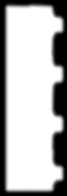
#> input picture Current working version (tortoiseSVN)/depot.svn/Library/1/mask/side.png, 67 x 196 px
$ python -i image_processing.py   (imports and definitions only)   (older library calls are emulated)
#> lines starting #> are read from the running program, lines starting #| are printed output that depends on the picture; after the words box and inside, x2 and y2 are one past the last pixel; in counts of white or black regions, pixels touching at a corner belong together
import numpy as np
import cv2
import glob
import math
import os


def template_matching(src, src_mask, template, template_mask):
    template_res = cv2.resize(template, (src.shape[1], src.shape[0]), interpolation=cv2.INTER_CUBIC)
    src_norm = cv2.normalize(src, None, alpha=0, beta=1, norm_type=cv2.NORM_MINMAX, dtype=cv2.CV_32F)
    template_res_norm = cv2.normalize(template_res, None, alpha=0, beta=1, norm_type=cv2.NORM_MINMAX, dtype=cv2.CV_32F) #todo Make it work with a mask
    template_mask_res = cv2.resize(template_mask, (src_mask.shape[1], src_mask.shape[0]), interpolation=cv2.INTER_CUBIC) #todo Make it work with a mask
    res_src = cv2.matchTemplate(src_norm, template_res_norm, cv2.TM_SQDIFF_NORMED)
    res_mask = cv2.matchTemplate(src_mask, template_mask_res, cv2.TM_SQDIFF_NORMED)

    return res_src[0, 0] + 5*res_mask[0, 0]

def rotate_image(mat, angle):
    """
    Rotates an image (angle in degrees) and expands image to avoid cropping
    """
    height, width = mat.shape[:2] # image shape has 3 dimensions
    image_center = (width/2, height/2) # getRotationMatrix2D needs coordinates in reverse order (width, height) compared to shape

    rotation_mat = cv2.getRotationMatrix2D(image_center, angle, 1.)

    # rotation calculates the cos and sin, taking absolutes of those.
    abs_cos = abs(rotation_mat[0,0])
    abs_sin = abs(rotation_mat[0,1])

    # find the new width and height bounds
    bound_w = int(height * abs_sin + width * abs_cos)
    bound_h = int(height * abs_cos + width * abs_sin)

    # subtract old image center (bringing image back to origo) and adding the new image center coordinates
    rotation_mat[0, 2] += bound_w/2 - image_center[0]
    rotation_mat[1, 2] += bound_h/2 - image_center[1]

    # rotate image with the new bounds and translated rotation matrix
    rotated_mat = cv2.warpAffine(mat, rotation_mat, (bound_w, bound_h))
    return rotated_mat


def getSubImage(rect, src , mask, check=0):
    # Get center, size, and angle from rect
    center, size, theta = rect
    # Convert to int
    center, size = tuple(map(int, center)), tuple(map(int, size))
    # Get rotation matrix for rectangle
    M = cv2.getRotationMatrix2D( center, theta, 1)
    # Perform rotation on KinematicsModule image
    dst_mask = cv2.warpAffine(mask, M, (mask.shape[0]+500, mask.shape[1]+500))
    dst_src = cv2.warpAffine(src, M, (src.shape[0] + 500, src.shape[1] + 500))
    out_mask = cv2.getRectSubPix(dst_mask, size, center)
    out_src = cv2.getRectSubPix(dst_src, size, center)
    final_mask = np.zeros((out_mask.shape[0]+10,out_mask.shape[1]+10), np.uint8)
    final_src = final_mask.copy()
    final_mask[5:-5, 5:-5] = out_mask
    final_src[5:-5, 5:-5] = out_src

    area = [np.mean(final_mask[:int(final_mask.shape[0]/2), :]), np.mean(final_mask[int(final_mask.shape[0]/2):, :]), np.mean(final_mask[:, :int(final_mask.shape[1]/2)]), np.mean(final_mask[:, int(final_mask.shape[1]/2):])]

    area_index = np.argsort(area)

    if area[area_index[0]] < area[area_index[1]]*0.98:
        top_ori = 0
        if area_index[0] == 0:
            final_mask = rotate_image(final_mask, -90)
            final_src  = rotate_image(final_src, -90)
            top_ori = 1
        elif area_index[0] == 1:
            final_mask = rotate_image(final_mask, 90)
            final_src  = rotate_image(final_src, 90)
            top_ori = 2
        elif area_index[0] == 2:
            final_mask = rotate_image(final_mask, 180)
            final_src  = rotate_image(final_src, 180)
            top_ori = 3
    else:
        top_ori = None
        if final_mask.shape[0] < final_mask.shape[1]:
            final_mask = rotate_image(final_mask, 90)
            final_src = rotate_image(final_src, 90)

    return final_mask, cv2.bitwise_and(final_src, final_mask, None), top_ori


def findShape(src, mask, s_contour):
    rootdir = '..\Library'
    first_run = True
    type_img = None
    type_name = None
    orientation = None
    d = 10000
    for subdir, dirs, files in os.walk(rootdir):
        for file in files:
            template = cv2.imread(os.path.join(subdir, file), cv2.IMREAD_GRAYSCALE)
            ret, thresh = cv2.threshold(template, 100, 255, cv2.THRESH_BINARY_INV)
            temp_contour, hierarchy = cv2.findContours(thresh, cv2.RETR_TREE, cv2.CHAIN_APPROX_SIMPLE)
            rect = cv2.minAreaRect(temp_contour[0])
            temp_mask_cropped, temp_cropped, top_ori = getSubImage(rect, template, thresh)

            if abs(mask.shape[0]/mask.shape[1] - temp_cropped.shape[0]/temp_cropped.shape[1]) < 1:
                d = template_matching(src, mask, temp_cropped, temp_mask_cropped)

            if d < 1:
                if first_run:
                    first_run = False
                    d_min = d
                    type_img = template.copy()
                    type_name = subdir.split(os.path.sep)[-1]
                    orientation = os.path.splitext(file)[0]
                    cv2.destroyWindow('Cropped KinematicsModule')
                    cv2.destroyWindow('Cropped template')
                    cv2.imshow('Cropped KinematicsModule', src)
                    cv2.imshow('Cropped template', temp_cropped)
                elif d < d_min:
                    d_min = d
                    type_img = template.copy()
                    type_name = subdir.split(os.path.sep)[-1]
                    orientation = os.path.splitext(file)[0]
                    cv2.destroyWindow('Cropped KinematicsModule')
                    cv2.destroyWindow('Cropped template')
                    cv2.imshow('Cropped KinematicsModule', src)
                    cv2.imshow('Cropped template', temp_cropped)

    return type_img, type_name, orientation


def drawOrientation(s_img, pos, angle, dim, orientation, top_ori):  # Drawing cross showing contours 2 main axis
    img_ori = np.zeros(s_img.shape, np.uint8)
    img_ori = s_img.copy()
    pos_cross = [math.cos(math.radians(angle)), math.sin(math.radians(angle))]
    # Brick orientation
    cv2.line(img_ori, (int(pos[0] + pos_cross[0]*dim[0]*0.25), int(pos[1] + pos_cross[1]*dim[0]*0.25)), (int(pos[0] - pos_cross[0]*dim[0]*0.25), int(pos[1] - pos_cross[1]*dim[0]*0.25)), (0, 0, 255), 2)
    cv2.line(img_ori, (int(pos[0] - pos_cross[1]*dim[1]*0.25), int(pos[1] + pos_cross[0]*dim[1]*0.25)), (int(pos[0] + pos_cross[1]*dim[1]*0.25), int(pos[1] - pos_cross[0]*dim[1]*0.25)), (0, 0, 255), 2)


    # Gripper positions
    var_1 = 0
    if dim[0] < dim[1]:
        var_1 = 1

    gripper_width = 10000
    if dim[0] > dim[1] and gripper_width > dim[0]:
        grip_pose_1 = (int(pos[0] + pos_cross[0]*dim[0]*0.5 + 15*pos_cross[0]), int(pos[1] + pos_cross[1]*dim[0]*0.5 + 15*pos_cross[1]))
        grip_pose_2 = (int(pos[0] - pos_cross[0]*dim[0]*0.5 - 15*pos_cross[0]), int(pos[1] - pos_cross[1]*dim[0]*0.5 - 15*pos_cross[1]))
        if orientation != 'side':
            if top_ori == 2:# Not necessary  - top_ori can be removed
                grip_orientation = (int(pos[0] - pos_cross[1] * dim[1]), int(pos[1] + pos_cross[0]*dim[1]))
            else:
                grip_orientation = (int(pos[0] + pos_cross[1] * dim[1]), int(pos[1] - pos_cross[0] * dim[1]))
        else:
            grip_orientation = (int(pos[0]), int(pos[1]))
    else:
        if gripper_width > dim[1]:
            grip_pose_1 = (int(pos[0] - pos_cross[1]*dim[1]*0.5 - 15*pos_cross[1]), int(pos[1] + pos_cross[0]*dim[1]*0.5 + 15*pos_cross[0]))
            grip_pose_2 = (int(pos[0] + pos_cross[1]*dim[1]*0.5 + 15*pos_cross[1]), int(pos[1] - pos_cross[0]*dim[1]*0.5 - 15*pos_cross[0]))
            if orientation != 'side':
                if top_ori == 1:# Not necessary
                    grip_orientation = (int(pos[0] + pos_cross[0] * dim[0]), int(pos[1] + pos_cross[1] * dim[0]))
                else:
                    grip_orientation = (int(pos[0] - pos_cross[0] * dim[0]), int(pos[1] - pos_cross[1] * dim[0]))
            else:
                grip_orientation = (int(pos[0]), int(pos[1]))
        else:
            print('Error: Brick to big')


    cv2.circle(img_ori, grip_pose_1, 10, (255, 0, 125), 2)
    cv2.circle(img_ori, grip_pose_2, 10, (255, 0, 125), 2)
    cv2.circle(img_ori, grip_orientation, 10, (255, 125, 0), 2)

    # Gripper orientation

    return img_ori


def calcBrickInfo(s_img):  # Find which type of brick and it orientation
    # Find contours
    kernel = np.ones((7, 7), np.uint8)  # avoid colapsing contours, when objects are close together

    imgray = cv2.cvtColor(s_img, cv2.COLOR_BGR2GRAY)
    ret, thresh = cv2.threshold(imgray, 100, 255, cv2.THRESH_BINARY_INV)
    contours, hierarchy = cv2.findContours(cv2.erode(thresh, kernel, iterations=1), cv2.RETR_TREE,
                                           cv2.CHAIN_APPROX_SIMPLE)
    pos = []
    orientation = []
    angle = []
    shape = []
    dim = []
    empty = np.zeros(thresh.shape, np.uint8)
    for i in range(len(contours)):
        area = cv2.contourArea(contours[i])
        if area > 1000 and area < 100000:
            rect = cv2.minAreaRect(contours[i])
            mask = empty.copy()
            cv2.drawContours(mask, [contours[i]], -1, 255, cv2.FILLED)

            m_cropped, s_cropped, top_ori = getSubImage(rect, imgray, mask)
            shape.append(findShape(s_cropped, m_cropped, contours[i]))

            pos.append(rect[0])
            angle.append(rect[2])
            dim.append(rect[1])


            # Show result
            if shape[-1][0] is not None:
                img_contour = s_img.copy()
                cv2.drawContours(img_contour, [contours[i]], -1, (0, 255, 0), 3)
                cv2.namedWindow('Contour', cv2.WINDOW_NORMAL)
                #cv2.bitwise_or(img_contour, img_ori, img_contour)
                img_ori = drawOrientation(img_contour, pos[-1], angle[-1], dim[-1], shape[-1][2], top_ori)
                cv2.imshow('Contour', img_ori)
                cv2.namedWindow('Brick type', cv2.WINDOW_NORMAL | cv2.WINDOW_GUI_NORMAL)
                cv2.imshow('Brick type', shape[-1][0])

                cv2.waitKey(0)

    return pos, orientation, angle, shape

# [8 lines not run here, left out]

>>> import cv2
>>> picture = cv2.imread('../Library/1/mask/side.png')
#> picture is the input picture: shape (196, 67, 3); min 0, max 255, mean 181.5
>>> result = calcBrickInfo(picture)
#> in calcBrickInfo, `ret, thresh = cv2.threshold(imgray, 100, 255, cv2.THRESH_BINARY_INV)`:
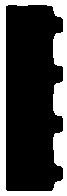
#> thresh: shape (196, 67); 28.1% white; 1 white region
#> in calcBrickInfo, `contours, hierarchy = cv2.findContours(cv2.erode(thresh, kernel, itera..`: contours = 2 contours; box (x1, y1, x2, y2) and area: (0, 0, 67, 196) 12870, (2, 1, 67, 195) 11383
#> in calcBrickInfo, `area = cv2.contourArea(contours[i])`: area = 12870
#> in calcBrickInfo, `rect = cv2.minAreaRect(contours[i])`: rect = ((33, 97.5), (195, 66), -90)
#> in calcBrickInfo, `cv2.drawContours(mask, [contours[i]], -1, 255, cv2.FILLED)`: mask: shape (196, 67); every value is 255
#> in getSubImage, `center, size, theta = rect`: center = (33, 97.5); size = (195, 66); theta = -90
#> in getSubImage, `center, size = tuple(map(int, center)), tuple(map(int, size))`: center = (33, 97)
#> in getSubImage, `M = cv2.getRotationMatrix2D( center, theta, 1)`: M = [[6.12e-17, -1, 130], [1, 6.12e-17, 64]]
#> in getSubImage, `dst_mask = cv2.warpAffine(mask, M, (mask.shape[0]+500, mask.shape[1]+5..`:
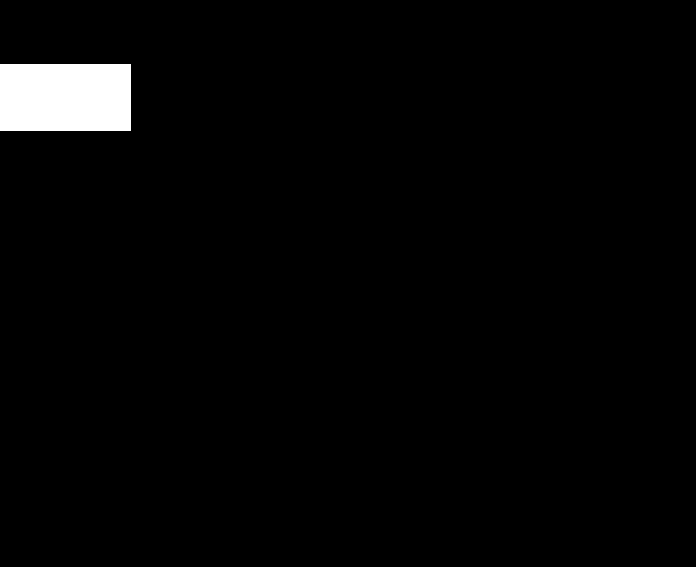
#> dst_mask: shape (567, 696); 2.2% white; 1 white region, box (x1, y1, x2, y2) and area: (0, 64, 131, 131) 8777
#> in getSubImage, `out_mask = cv2.getRectSubPix(dst_mask, size, center)`: out_mask: shape (66, 195); every value is 255
#> in getSubImage, `out_src = cv2.getRectSubPix(dst_src, size, center)`:
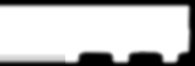
#> out_src: shape (66, 195); min 0, max 255, mean 196.2
#> in getSubImage, `final_mask[5:-5, 5:-5] = out_mask`: final_mask: shape (76, 205); 82.6% white; 1 black region, box (x1, y1, x2, y2) and area: (0, 0, 205, 76) 2710
#> in getSubImage, `final_src[5:-5, 5:-5] = out_src`:
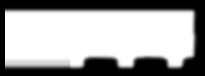
#> final_src: shape (76, 205); min 0, max 255, mean 162
#> in getSubImage, `area = [np.mean(final_mask[:int(final_mask.shape[0]/2), :]), np.mean(f..`: area = [210.6, 210.6, 210.6, 210.7]
#> in getSubImage, `area_index = np.argsort(area)`: area_index = [2, 0, 1, 3]
#> in rotate_image, `rotated_mat = cv2.warpAffine(mat, rotation_mat, (bound_w, bound_h))`: rotated_mat: shape (205, 76); 82.6% white; 1 black region, box (x1, y1, x2, y2) and area: (0, 0, 76, 205) 2710
#> call 2 of rotate_image, with angle = 90
#> in rotate_image (call 2), `rotated_mat = cv2.warpAffine(mat, rotation_mat, (bound_w, bound_h))`:
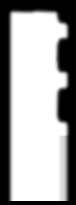
#> rotated_mat: shape (205, 76); min 0, max 255, mean 162
#> in calcBrickInfo, `cv2.drawContours(img_contour, [contours[i]], -1, (0, 255, 0), 3)`: img_contour: shape (196, 67, 3); 11.74% of pixels changed, all inside (x1, y1, x2, y2) = (0, 0, 67, 196)
#> in drawOrientation, `cv2.line(img_ori, (int(pos[0] + pos_cross[0]*dim[0]*0.25), int(pos[1] ..`: img_ori: shape (196, 67, 3); mean B, G, R 175.4, 205.4, 181.2
#> in drawOrientation, `cv2.line(img_ori, (int(pos[0] - pos_cross[1]*dim[1]*0.25), int(pos[1] ..`:
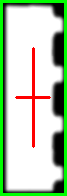
#> img_ori: shape (196, 67, 3); mean B, G, R 173.6, 203.5, 181.2
#> in calcBrickInfo, `cv2.imshow('Brick type', shape[-1][0])`:
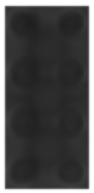
#> window 'Brick type': shape (193, 94); min 29, max 255, mean 76.5
